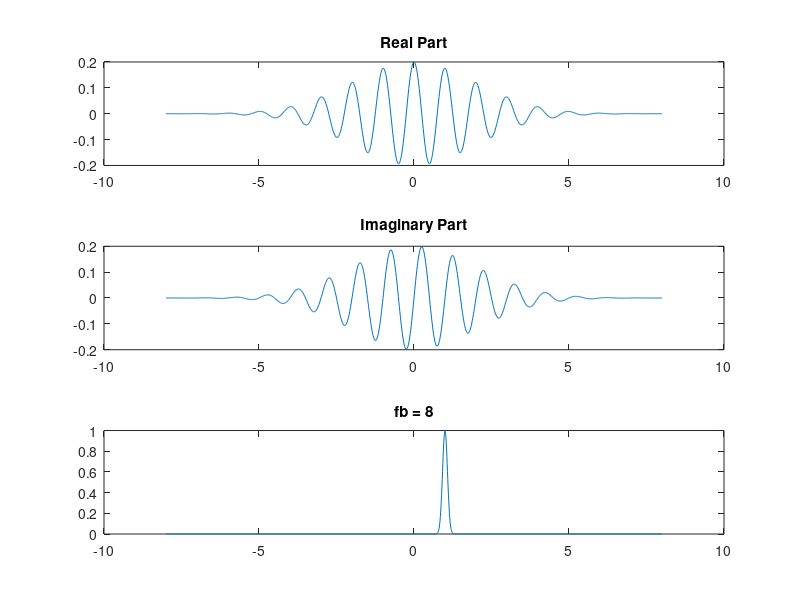

Write the MATLAB code that produced this figure. (Note: this script raises an error after producing the figure.)
% complex Morlet Wavelet
N = 1000;

% this is the Gaussian tapering horizon -->  effective support
Lb = -8;
Ub = 8;

% The higher the fc, the more cycles you get. this defines the width of the Gaussian Kernel
% Therefore, increasing Fb results in a narrower concentration of energy around the center frequency.


fb = 8;
fc = 1;
[psi,x] = cmorwavf(Lb,Ub,N,fb,fc);
subplot(311)
plot(x,real(psi)); title('Real Part');
subplot(312)
plot(x,imag(psi)); title('Imaginary Part');

subplot(313)
f = Lb:.01:Ub;
psihat = exp(-pi^2*fb*(f-fc).^2);  
plot(f,psihat)   
title(['fb = ' , num2str(fb)])

%% create and add a wavelet to the library 

% Create the pattern signal
t    = linspace(0, 1, 1024);
y    = (1./(1+(4*(t-0.5)).^4)).*cos(20*(t-0.5));
% Create a polynomial fit of the pattern signal
[psi,tval,nc] = pat2cwav(y, 'polynomial', 10, 'continuous') ;  
% Plot the pattern compared to the polynomial fit
plot(t,y,'-',tval,nc*psi,'--'),  
title('Original Pattern and Adapted Wavelet (dashed line)')
save('mother', 'nc', 'psi', 'tval');
wavemngr('del','CosWave');
wavemngr('add','CosWave','cosw',4,'','mother'); 

%% 